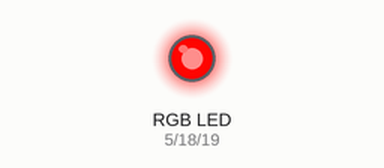
Bench run of a sketch on a simulated ESP32. On the bench: an RGB LED mixed from three pins (HIGH = lit). Dim RGB values are drawn brighter than linear.

Above: at 0.05 s.
At 0.75 s:
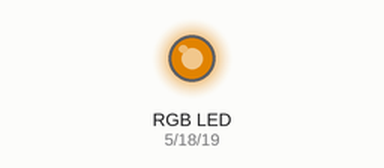
At 1.45 s:
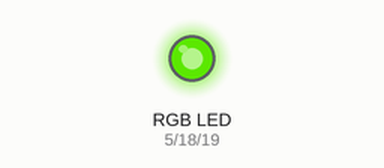
At 2.85 s:
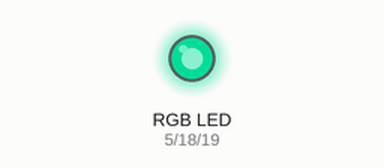
At 4.25 s:
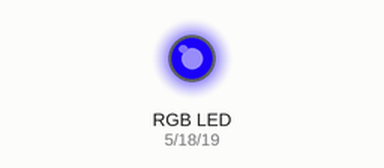
At 5.65 s:
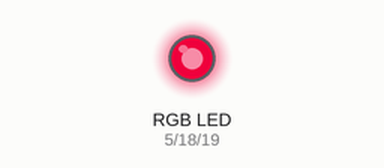
Timing chart, 0 to 7.9 s (numbered marks = the images above):
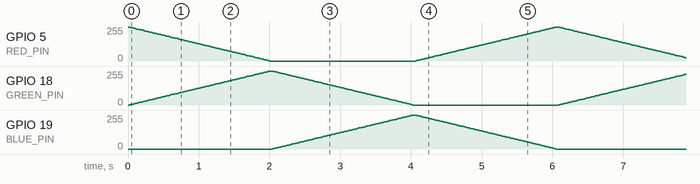

The sketch:

Smooth-RGB-Led-on-ESP32-with-control.ino
```cpp
const int RED_PIN = 5;    // Пин для красного цвета
const int GREEN_PIN = 18;  // Пин для зеленого цвета
const int BLUE_PIN = 19;   // Пин для синего цвета

const int TRANSITION_SPEED = 2000;  // Скорость смены цветов (в миллисекундах)
const int SMOOTHNESS = 100;         // Плавность перехода (количество шагов)

void setup() {
  pinMode(RED_PIN, OUTPUT);
  pinMode(GREEN_PIN, OUTPUT);
  pinMode(BLUE_PIN, OUTPUT);
}

void loop() {
  // Плавная смена красного цвета
  smoothColorTransition(255, 0, 0, 0, 255, 0);

  // Плавная смена зеленого цвета
  smoothColorTransition(0, 255, 0, 0, 0, 255);

  // Плавная смена синего цвета
  smoothColorTransition(0, 0, 255, 255, 0, 0);
}

// Функция плавной смены цвета светодиода
void smoothColorTransition(int startRed, int startGreen, int startBlue, int endRed, int endGreen, int endBlue) {
  int steps = SMOOTHNESS;
  int delayTime = TRANSITION_SPEED / steps;

  for (int i = 0; i <= steps; i++) {
    int red = map(i, 0, steps, startRed, endRed);
    int green = map(i, 0, steps, startGreen, endGreen);
    int blue = map(i, 0, steps, startBlue, endBlue);

    analogWrite(RED_PIN, red);
    analogWrite(GREEN_PIN, green);
    analogWrite(BLUE_PIN, blue);

    delay(delayTime);
  }
}
```
